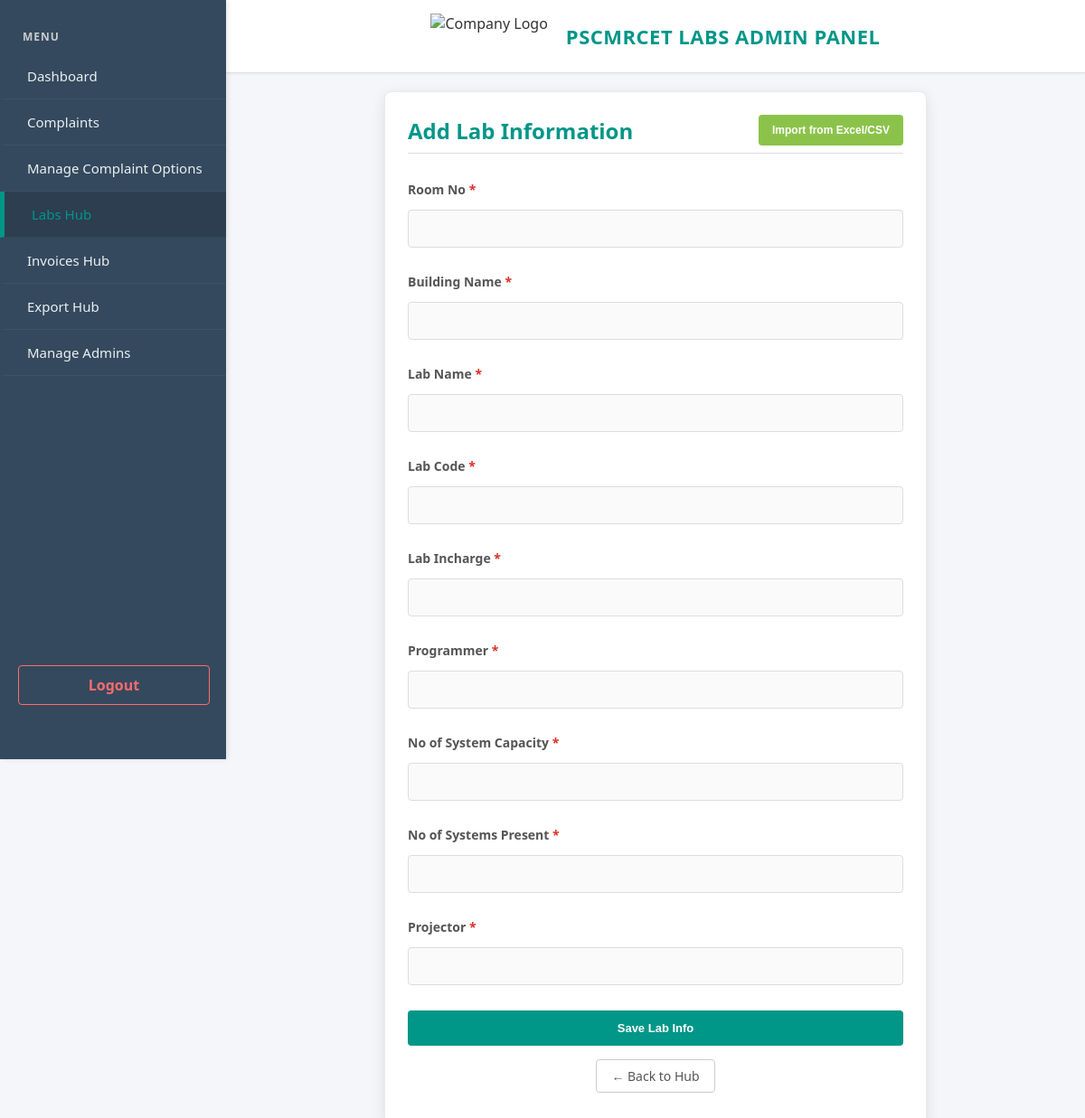
Page /labs_info_form.php (signed in) on the committed database.
### tables this page shows
CREATE TABLE `labs_sections` (
  `id` int(11) NOT NULL,
  `section_title` varchar(255) NOT NULL,
  `column_name` varchar(255) NOT NULL,
  `input_type` varchar(50) NOT NULL,
  `display_order` int(11) DEFAULT 0
);

### labs_info_form.php (the view, shortened to what this page needs)
<?php
require 'auth_session.php';
include 'header.php';
?>
<div class="create-section-box" style="max-width:600px; margin:0 auto; text-align:left;">
    <div style="display:flex; justify-content:space-between; align-items:center;">
        <h2 style="margin:0; color:var(--primary);">Add Lab Information</h2>
        <button onclick="toggleImport()" class="btn-toggle" style="background:#8bc34a; font-size:12px;">Import from Excel/CSV</button>
    </div>
    <hr>
    <form method="POST" id="labsForm" onsubmit="validateOnSubmit(event)">
        <?php
        $res = mysqli_query($conn, "SELECT * FROM labs_sections ORDER BY display_order ASC");
        if (mysqli_num_rows($res) > 0) {
            while ($sec = mysqli_fetch_assoc($res)) {
                $col = $sec['column_name'];
                $type = $sec['input_type'];
                $title = $sec['section_title'];
                $req_attr = "required";
                echo "<div class='form-group'>";
                echo "<label style='display:block; font-weight:bold; margin-bottom:5px; justify-content:left;'>$title";
                echo " <span style='color:#d93025'>*</span>";
                echo "</label>";
                if ($type == 'numeric') {
                    echo "<input type='number' name='$col' class='lab-input' $req_attr onblur='checkField(this)' oninput='clearError(this)'>";
                } elseif ($type == 'date') {
                    echo "<div class='google-date-wrapper'>";
                    echo "<input type='date' name='$col' class='google-date-input' $req_attr onblur='checkField(this)' oninput='clearError(this)'>";
                    echo "</div>";
                } else {
                    echo "<input type='text' name='$col' class='lab-input' $req_attr onblur='checkField(this)' oninput='clearError(this)'>";
                }
                echo "</div>";
            }
        } else {
            echo "<p style='text-align:center; color:#e74c3c;'>No fields defined. Please configure them in Labs Manager.</p>";
        }
        ?>
        <div style="text-align:center; margin-top:20px;">
            <input type="submit" id="btnSubmitLabs" name="submit_labs_form" value="Save Lab Info" class="btn-add" style="width:100%; padding:12px; cursor:pointer;">
        </div>
    </form>
    <p style="text-align:center; margin-top:15px;">
        <a href="labs_hub.php" class="btn-outline">&larr; Back to Hub</a>
    </p>
</div>
</div>
</body>
</html>

### header.php (style rules this page uses)
:root { --primary: #009688; --primary-dark: #00796b; --bg-body: #f4f6f9; --text-color: #333; --danger: #e74c3c; --success: #27ae60; --card-shadow: 0 4px 15px rgba(0,0,0,0.1); --border-radius: 8px; }
body { font-family: 'Segoe UI', Tahoma, Geneva, Verdana, sans-serif; margin: 0; padding: 0; background-color: var(--bg-body); color: var(--text-color); overflow-x: auto; overflow-y: auto; }
a { text-decoration: none; }
hr { border: 0; height: 1px; background: #ddd; margin-bottom: 30px; }
.column, .priority-box, .create-section-box, .admin-card, .form-card { background: white; padding: 25px; margin-bottom: 20px; border-radius: var(--border-radius); box-shadow: var(--card-shadow); border: 1px solid #eaeaea; width: 100%; box-sizing: border-box; }
input[type="text"], input[type="password"], input[type="number"], select, textarea { width: 100%; padding: 12px; margin: 8px 0; border: 1px solid #ddd; border-radius: 4px; box-sizing: border-box; background-color: #fafafa; font-size: 14px; transition: border-color 0.3s; }
label { display: flex; align-items: center; gap: 10px; font-size: 14px; color: #555; margin: 10px 0; justify-content: center; }
button, input[type="submit"], .btn-toggle, .btn-add, .btn-cancel, .btn-delete, .btn-safety-toggle, .btn-edit-trigger, .btn-show { border: none; border-radius: 4px; cursor: pointer; font-size: 13px; font-weight: 600; padding: 10px 15px; transition: background 0.3s; }
.btn-toggle, .btn-add, .btn-edit-trigger { background-color: var(--primary); color: white; }
.btn-outline { display: inline-block; padding: 8px 16px; border: 1px solid #ccc; background-color: white; color: #555; text-decoration: none; border-radius: 4px; font-size: 14px; font-weight: 500; transition: all 0.3s ease; }

### labs_info_form.php (style rules this page uses)
.form-group { margin-bottom: 20px; }

### rows in the picture
labs_sections: section_title "Room No"
labs_sections: section_title "Building Name"
labs_sections: section_title "Lab Name"
labs_sections: section_title "Lab Code"
labs_sections: section_title "Lab Incharge"
labs_sections: section_title "Programmer"
labs_sections: section_title "No of System Capacity"
labs_sections: section_title "No of Systems Present"
labs_sections: section_title "Projector"
